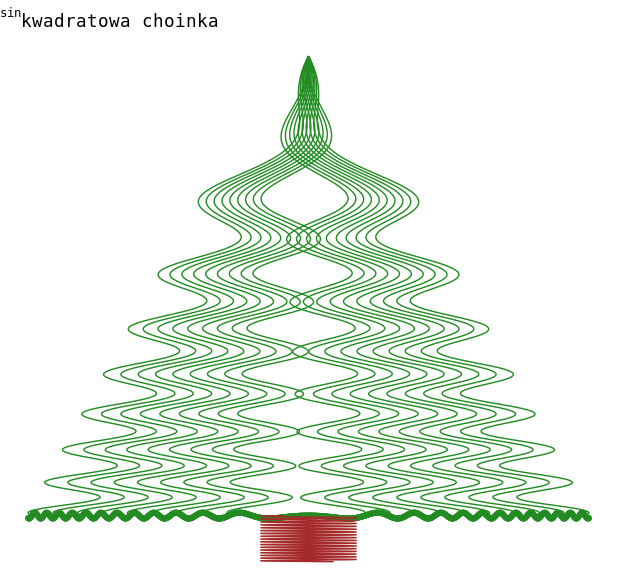

Write R code to recreate this figure.
library(ggplot2)
library(latex2exp)
x <- -seq(0,10*pi, length.out = 1000)
y <- sapply(1:10, function(i) {
  i/40 * x + sin(x**2/20)
})

y_base <- seq(min(y[,10]), -min(y[,10]), length.out = 1000)
x_base <- -sin(y_base**2)/5 - 10*pi

x_trunk <- seq(-11*pi, -10*pi, length.out = 500) - 0.01
y_trunk <- sin(x_trunk**2/2) * 1.5

# Niestety for po i = 1:10 nie działał i to była najprostsza metoda
# Brązowy ogonek dodaje choince charakteru!!!
ggplot(mapping = aes(x=x,y=y[,1], color='foo')) +
  geom_line(aes(y=y[,2])) +
  geom_line(aes(y=y[,3])) +
  geom_line(aes(y=y[,4])) +
  geom_line(aes(y=y[,5])) +
  geom_line(aes(y=y[,6])) +
  geom_line(aes(y=y[,7])) +
  geom_line(aes(y=y[,8])) +
  geom_line(aes(y=y[,9])) +
  geom_line(aes(y=y[,10])) +
  geom_line(aes(y=-y[,1])) +
  geom_line(aes(y=-y[,2])) +
  geom_line(aes(y=-y[,3])) +
  geom_line(aes(y=-y[,4])) +
  geom_line(aes(y=-y[,5])) +
  geom_line(aes(y=-y[,6])) +
  geom_line(aes(y=-y[,7])) +
  geom_line(aes(y=-y[,8])) +
  geom_line(aes(y=-y[,9])) +
  geom_line(aes(y=-y[,10])) +
  geom_point(aes(x_base, y_base)) +
  geom_line(aes(x_trunk, y_trunk), color='brown') +
  coord_flip() +
  scale_color_manual(values = "forestgreen") +
  theme_void() +
  theme(text = element_text(family='monospace'), legend.position="none") + 
  ggtitle(TeX("^{sin}kwadratowa choinka"))
